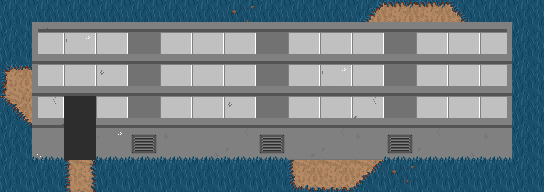

This is a level from a 2D game, rendered from its Tiled map with the project's own tilesets. A one-line summary and the complete map file follow:
An orthogonal 17x6 tile map with 32x32 px tiles, 4 tile layers (Background, Shadows, Obstacles, Foreground), 1 hidden layer not drawn.

<map version="1.10" tiledversion="1.10.1" orientation="orthogonal" renderorder="right-down" width="17" height="6" tilewidth="32" tileheight="32" infinite="0" nextlayerid="6" nextobjectid="1">
 <editorsettings>
  <export target="Greenhouse_Blueprint.xml" format="tmx" />
 </editorsettings>
 <tileset firstgid="1" source="Base_tileset.tsx" />
 <layer id="1" name="Background" width="17" height="6">
  <data encoding="csv">
1,1,1,1,1,1,1,91,1,1,1,47,43,43,57,1,1,
1,11,11,11,33,11,11,11,33,11,11,11,33,11,11,11,1,
42,11,11,11,33,11,11,11,33,11,11,11,33,11,11,11,1,
76,11,211,11,33,11,11,11,33,11,11,11,33,11,11,11,1,
1,32,211,32,32,32,32,32,32,32,32,32,32,32,32,32,1,
1,1,65,1,1,1,1,1,1,62,63,67,91,1,1,1,1
</data>
 </layer>
 <layer id="2" name="Shadows" width="17" height="6">
  <data encoding="csv">
0,0,0,0,0,0,0,0,0,0,0,0,0,0,0,0,0,
0,106,36,11,87,11,11,11,87,11,11,11,87,11,11,105,0,
0,106,11,181,87,183,11,11,87,87,87,87,87,87,87,105,0,
0,182,0,87,87,87,87,87,87,87,87,87,87,87,87,11,0,
0,101,0,101,101,101,101,101,101,0,0,0,101,101,101,101,0,
0,111,0,111,111,111,111,111,111,0,0,0,111,111,111,111,0
</data>
 </layer>
 <layer id="3" name="Obstacles" width="17" height="6">
  <data encoding="csv">
0,0,0,0,0,0,0,0,0,0,0,0,0,0,0,0,0,
0,87,87,87,87,87,87,87,87,87,87,87,87,87,87,87,0,
0,87,87,87,0,87,87,87,0,0,36,0,0,0,0,87,0,
0,116,0,0,0,0,0,181,0,0,0,182,0,0,0,117,0,
0,35,0,36,7,181,183,182,7,183,182,181,7,182,183,181,0,
0,0,0,0,0,0,0,0,0,0,0,0,0,0,0,0,0
</data>
 </layer>
 <layer id="4" name="Foreground" width="17" height="6">
  <data encoding="csv">
0,86,87,87,87,87,87,87,87,87,87,87,87,87,87,88,0,
0,0,0,0,0,0,0,0,0,0,0,0,0,0,0,0,0,
0,0,0,0,0,0,0,0,0,0,0,0,0,0,0,0,0,
0,0,0,0,0,0,0,0,0,0,0,0,0,0,0,0,0,
0,0,0,0,0,0,0,0,0,0,0,0,0,0,0,0,0,
0,0,0,0,0,0,0,0,0,0,0,0,0,0,0,0,0
</data>
 </layer>
 <layer id="5" name="Doors" width="17" height="6" visible="0">
  <data encoding="csv">
0,0,0,0,0,0,0,0,0,0,0,0,0,0,0,0,0,
0,0,0,0,0,0,0,0,0,0,0,0,0,0,0,0,0,
0,0,0,0,0,0,0,0,0,0,0,0,0,0,0,0,0,
0,0,211,0,0,0,0,0,0,0,0,0,0,0,0,0,0,
0,0,0,0,0,0,0,0,0,0,0,0,0,0,0,0,0,
0,0,0,0,0,0,0,0,0,0,0,0,0,0,0,0,0
</data>
 </layer>
</map>
